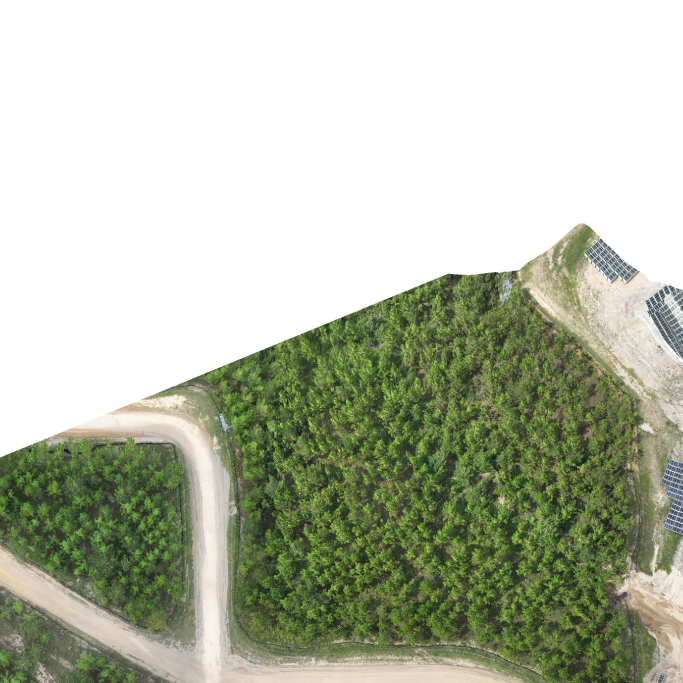
#> input picture ORTHOPHOTO_tile_r000_c001.jpg, 2048 x 2048 px (shown at 1/3 size)
$ python -i vegetation_fractal_stress.py   (imports and definitions only)   (older library calls are emulated)
#> lines starting #> are read from the running program, lines starting #| are printed output that depends on the picture
# ===============================================================
# vegetation_fractal_stress.py — FAM-SRM v2.0 (CPU VERSION)
#
# Computes the Fractal Stress Index (FSI):
#     FSI = normalize( FractalDetail(vNIR) - SmoothBackground )
#
# FSI highlights:
#   • Vegetation thinning
#   • Crown anomalies
#   • Expansion joint stress patterns
#   • High-frequency canopy disruptions
#
# ---------------------------------------------------------------
# SAFE FOR:
#   • TIFF orthomosaics
#   • JPG/PNG RGB images
#   • MLA-PDF export
#   • CPU-only environments
# ===============================================================

import numpy as np
import cv2


# ---------------------------------------------------------------
# Safe convolution wrapper
# ---------------------------------------------------------------
def _ensure_gray(img: np.ndarray) -> np.ndarray:
    """Ensure the image is 2D single-channel."""
    if img.ndim != 2:
        raise ValueError("FSI requires a 2D vNIR image.")
    return img.astype(np.float32)


# ---------------------------------------------------------------
# Fractal Detail Extraction
# ---------------------------------------------------------------
def fractal_enhance(img: np.ndarray) -> np.ndarray:
    """
    Extract local fractal texture using Laplacian magnitude,
    then stabilize with Gaussian smoothing.
    """
    img = _ensure_gray(img)

    # Local curvature (2nd derivative)
    lap = cv2.Laplacian(img, cv2.CV_32F, ksize=3)
    mag = np.abs(lap)

    # Suppress noise, retain structural texture
    sm = cv2.GaussianBlur(mag, (7, 7), 0)

    # Normalize to [0,1] for report export
    out = cv2.normalize(sm, None, 0, 1, cv2.NORM_MINMAX)
    return out.astype(np.float32)


# ---------------------------------------------------------------
# FSI COMPUTATION
# ---------------------------------------------------------------
def vegetation_FSI(vnir: np.ndarray) -> np.ndarray:
    """
    Compute Fractal Stress Index (FSI) from vNIR.

    Parameters
    ----------
    vnir : np.ndarray
        2D virtual NIR array (float32 [0,1])

    Returns
    -------
    np.ndarray
        FSI map in [0,1]
    """
    vnir = _ensure_gray(vnir)

    # Step 1: Local fractal signal
    f1 = fractal_enhance(vnir)

    # Step 2: Coarse background (removes slow spatial trends)
    smooth = cv2.GaussianBlur(f1, (21, 21), 0)

    # Step 3: Structural residual
    residual = f1 - smooth

    # Step 4: Normalize to [0,1] as required by MLA-PDF engine
    fsi = cv2.normalize(residual, None, 0, 1, cv2.NORM_MINMAX)

    return fsi.astype(np.float32)

>>> import cv2
>>> picture = cv2.imread('../ORTHOPHOTO_tile_r000_c001.jpg', cv2.IMREAD_GRAYSCALE)
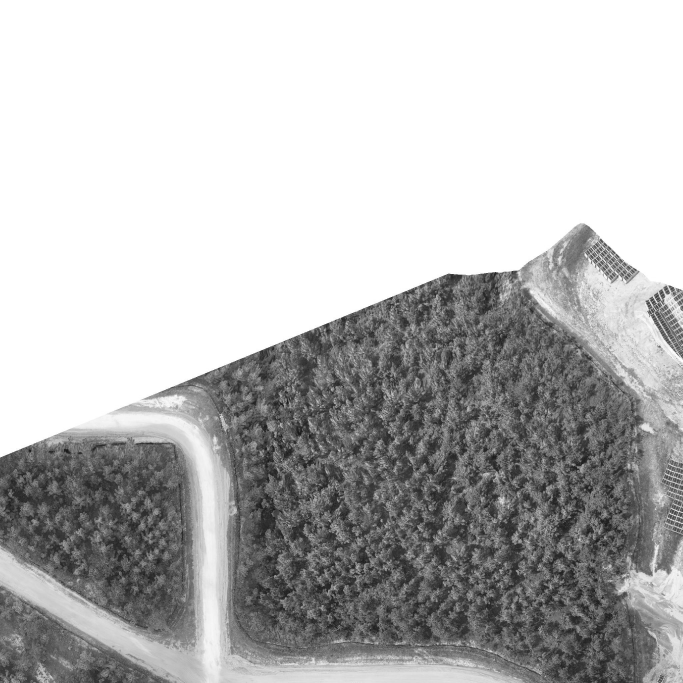
#> picture: shape (2048, 2048) (shown at 1/3 size); min 8, max 255, mean 183.5
>>> result = fractal_enhance(picture)
#> in fractal_enhance, `lap = cv2.Laplacian(img, cv2.CV_32F, ksize=3)`:
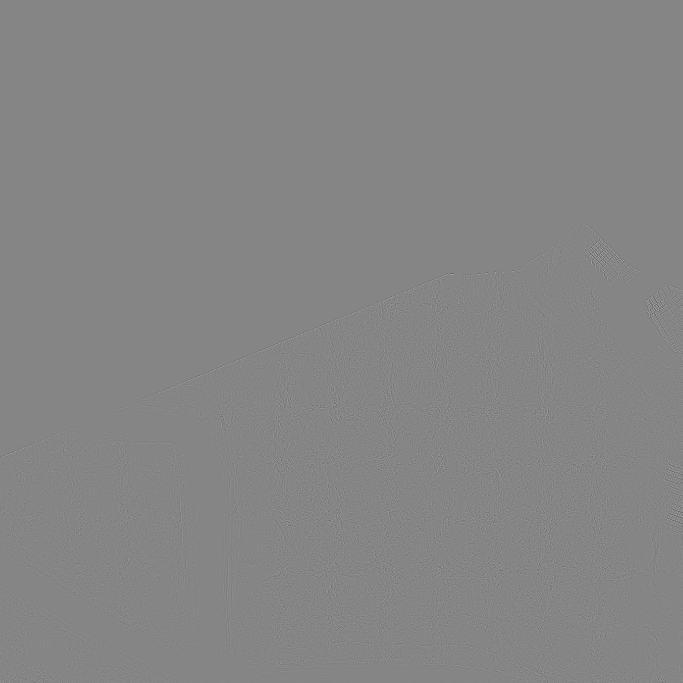
#> lap: shape (2048, 2048) float32 (shown at 1/3 size); min -1168, max 1058, mean 0; drawn with min black and max white
#> in fractal_enhance, `mag = np.abs(lap)`:
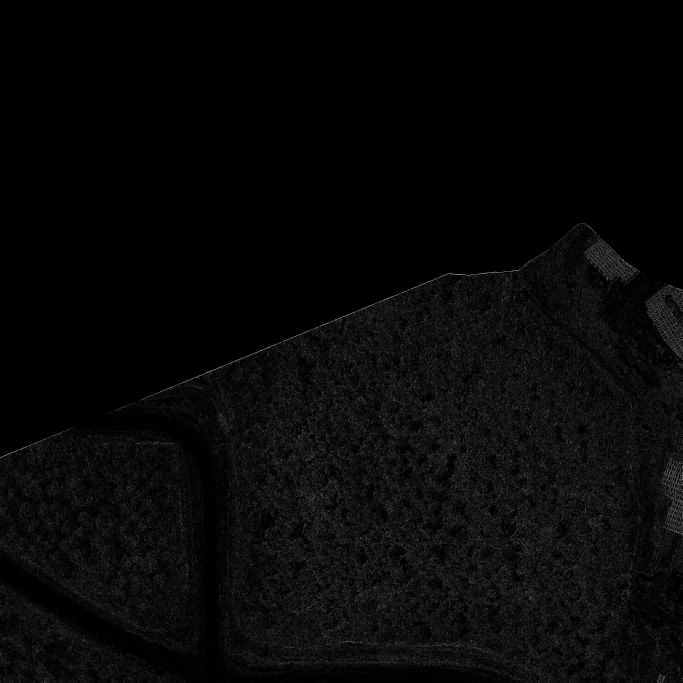
#> mag: shape (2048, 2048) float32 (shown at 1/3 size); min 0, max 1168, mean 36.6; drawn with min black and max white
#> in fractal_enhance, `sm = cv2.GaussianBlur(mag, (7, 7), 0)`:
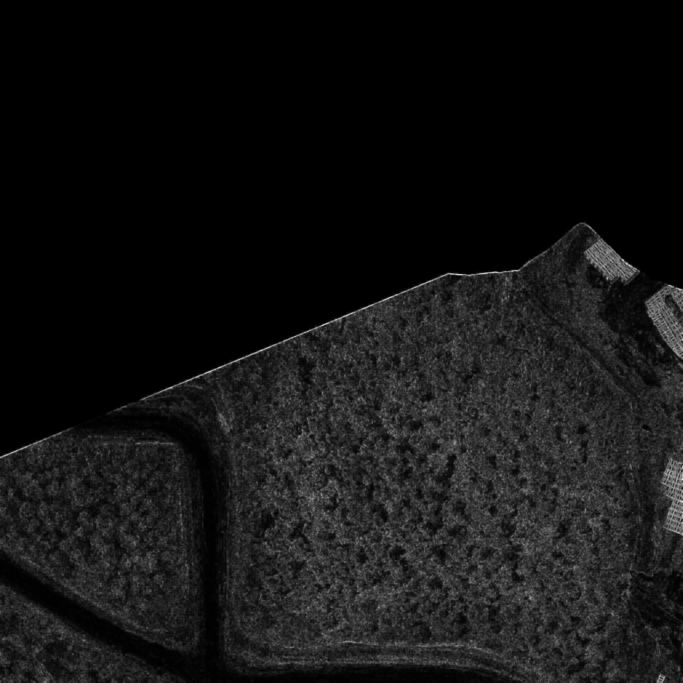
#> sm: shape (2048, 2048) float32 (shown at 1/3 size); min 0, max 457.4, mean 36.6; drawn with min black and max white

$ run again, on ORTHOPHOTO_tile_r000_c003.jpg
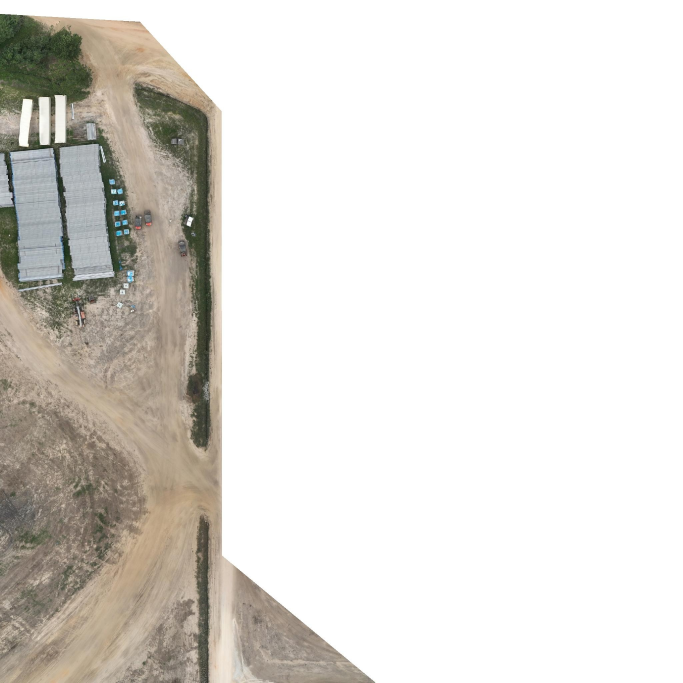
#> input picture ORTHOPHOTO_tile_r000_c003.jpg, 2048 x 2048 px (shown at 1/3 size)
#> `picture = cv2.imread('../ORTHOPHOTO_tile_r000_c001.jpg', cv2.IMREAD_GR..`:
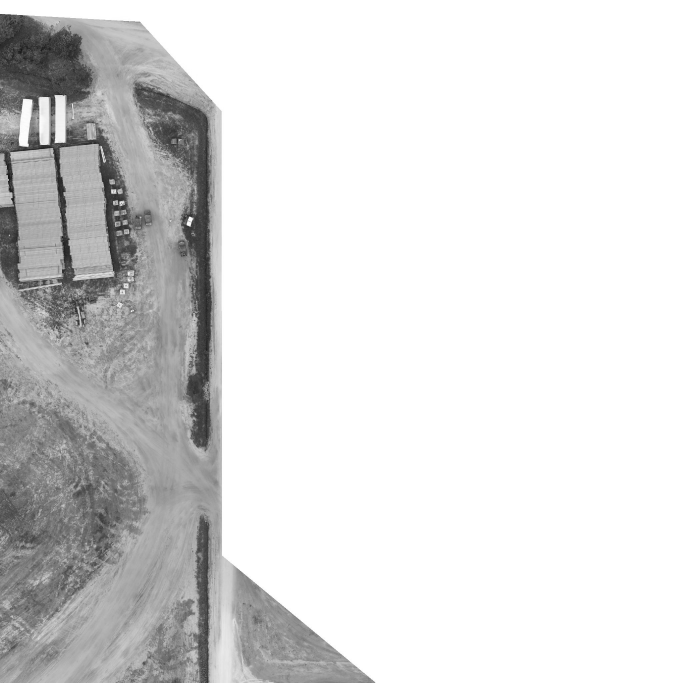
#> picture: shape (2048, 2048) (shown at 1/3 size); min 9, max 255, mean 219.3
#> in fractal_enhance, `sm = cv2.GaussianBlur(mag, (7, 7), 0)`:
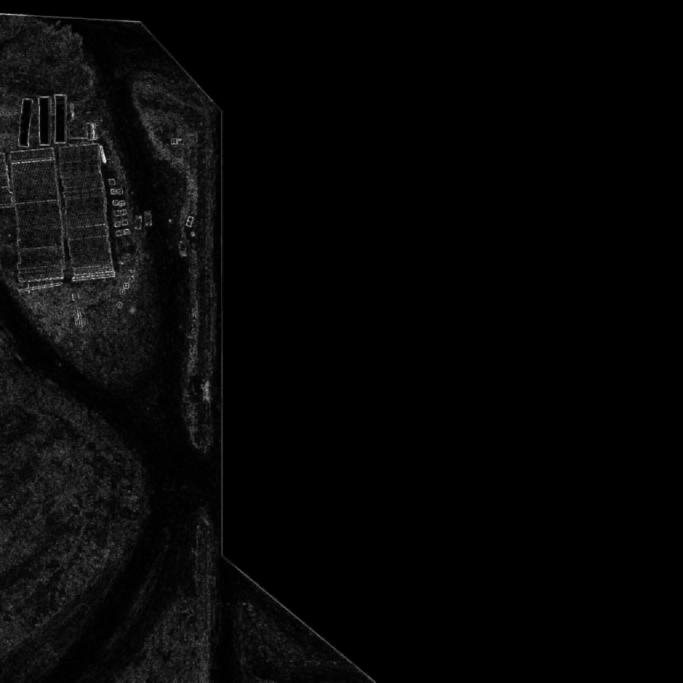
#> sm: shape (2048, 2048) float32 (shown at 1/3 size); min 0, max 537.2, mean 14.3; drawn with min black and max white
